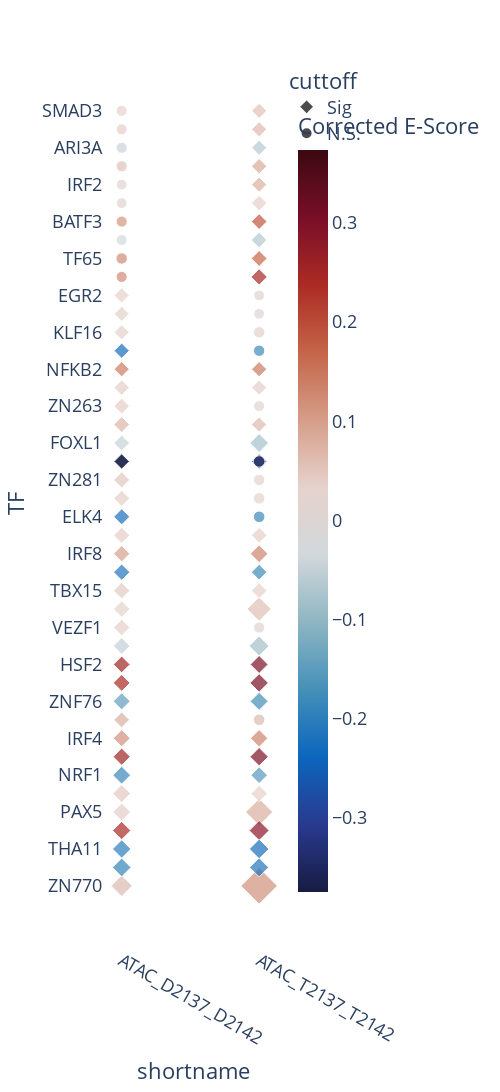

Write notebook code for a chart like this one.
### Code cell
plotthetwoIwant()

### Figure 1 — Plotly figure (JSON) as saved in the notebook; plotly's stock layout.template omitted (floating-point values rounded to 4 significant figures)
{"data": [{"hovertemplate": "cuttoff=Sig<br>shortname=%{x}<br>TF=%{y}<br>Corrected P-adj_transform=%{marker.size}<br>Corrected E-Score=%{marker.color}<extra></extra>", "legendgroup": "Sig", "marker": {"color": [0.04188, 0.04521, -0.1877, -0.1989, 0.2393, 0.03865, 0.04692, -0.18, 0.2521, 0.1164, 0.03703, -0.1443, 0.2415, 0.2532, -0.04957, 0.03621, 0.02584, 0.044, -0.212, 0.09646, 0.04001, -0.222, 0.03717, 0.04861, -0.3559, -0.04555, 0.07048, 0.04066, 0.04079, 0.142, -0.2267, 0.06025, 0.03142, -0.374, 0.03094, 0.03548, 0.09948, 0.07937, 0.08051, 0.05734, 0.2842, -0.08119, -0.2244, -0.2104, -0.07856, 0.3002, 0.2984, -0.1708, 0.2993, 0.1314, 0.1311, -0.1536, 0.03503, 0.2448, 0.1678, 0.03643, -0.06552, 0.03547, 0.188, -0.1773, -0.3278, 0.03844, 0.07796, 0.08522, 0.1448, 0.06429, 0.03732, -0.06124, 0.06582, 0.05635], "coloraxis": "coloraxis", "size": [256.6, 224.3, 180.6, 173.7, 171.4, 164.5, 164.5, 164.5, 153.0, 148.4, 148.4, 148.4, 146.1, 143.7, 143.7, 139.1, 139.1, 139.1, 136.8, 136.8, 134.5, 132.2, 132.2, 132.2, 129.9, 127.6, 127.6, 125.3, 123.0, 120.7, 120.7, 120.7, 118.4, 118.4, 118.4, 118.4, 691.8, 684.9, 378.6, 302.6, 205.9, 205.9, 196.7, 187.5, 182.9, 176.0, 173.7, 166.8, 164.5, 162.2, 157.6, 143.7, 139.1, 136.8, 129.9, 127.6, 127.6, 127.6, 127.6, 125.3, 123.0, 123.0, 120.7, 120.7, 120.7, 120.7, 118.4, 118.4, 118.4, 118.4], "sizemode": "area", "sizeref": 1.729, "symbol": "diamond"}, "mode": "markers", "name": "Sig", "orientation": "v", "showlegend": true, "type": "scatter", "x": ["ATAC_D2137_D2142", "ATAC_D2137_D2142", "ATAC_D2137_D2142", "ATAC_D2137_D2142", "ATAC_D2137_D2142", "ATAC_D2137_D2142", "ATAC_D2137_D2142", "ATAC_D2137_D2142", "ATAC_D2137_D2142", "ATAC_D2137_D2142", "ATAC_D2137_D2142", "ATAC_D2137_D2142", "ATAC_D2137_D2142", "ATAC_D2137_D2142", "ATAC_D2137_D2142", "ATAC_D2137_D2142", "ATAC_D2137_D2142", "ATAC_D2137_D2142", "ATAC_D2137_D2142", "ATAC_D2137_D2142", "ATAC_D2137_D2142", "ATAC_D2137_D2142", "ATAC_D2137_D2142", "ATAC_D2137_D2142", "ATAC_D2137_D2142", "ATAC_D2137_D2142", "ATAC_D2137_D2142", "ATAC_D2137_D2142", "ATAC_D2137_D2142", "ATAC_D2137_D2142", "ATAC_D2137_D2142", "ATAC_D2137_D2142", "ATAC_D2137_D2142", "ATAC_D2137_D2142", "ATAC_D2137_D2142", "ATAC_D2137_D2142", "ATAC_T2137_T2142", "ATAC_T2137_T2142", "ATAC_T2137_T2142", "ATAC_T2137_T2142", "ATAC_T2137_T2142", "ATAC_T2137_T2142", "ATAC_T2137_T2142", "ATAC_T2137_T2142", "ATAC_T2137_T2142", "ATAC_T2137_T2142", "ATAC_T2137_T2142", "ATAC_T2137_T2142", "ATAC_T2137_T2142", "ATAC_T2137_T2142", "ATAC_T2137_T2142", "ATAC_T2137_T2142", "ATAC_T2137_T2142", "ATAC_T2137_T2142", "ATAC_T2137_T2142", "ATAC_T2137_T2142", "ATAC_T2137_T2142", "ATAC_T2137_T2142", "ATAC_T2137_T2142", "ATAC_T2137_T2142", "ATAC_T2137_T2142", "ATAC_T2137_T2142", "ATAC_T2137_T2142", "ATAC_T2137_T2142", "ATAC_T2137_T2142", "ATAC_T2137_T2142", "ATAC_T2137_T2142", "ATAC_T2137_T2142", "ATAC_T2137_T2142", "ATAC_T2137_T2142"], "xaxis": "x", "y": ["ZN770", "ZN770", "ZN143", "THA11", "HSF1", "PAX5", "ZN467", "NRF1", "HSF4", "IRF4", "MAZ", "ZNF76", "HXB2", "HSF2", "CPEB1", "VEZF1", "ZN121", "TBX15", "GABPA", "IRF8", "WT1", "ELK4", "KLF15", "ZN281", "KAISO", "FOXL1", "BC11A", "ZN263", "ZN148", "NFKB2", "ETV1", "MAZ", "KLF16", "KAISO", "ZBT17", "EGR2", "ZN770", "ZN770", "PAX5", "ZN121", "HSF1", "CPEB1", "THA11", "ZN143", "FOXL1", "HXB2", "HSF4", "ZNF76", "HSF2", "IRF8", "IRF4", "NRF1", "ZN467", "BATF", "TF65", "WT1", "FOXJ3", "TBX15", "BATF3", "GABPA", "KAISO", "SP1", "IRF2", "ZN219", "NFKB2", "BC11A", "ZN148", "ARI3A", "STAT2", "SMAD3"], "yaxis": "y"}, {"hovertemplate": "cuttoff=N.S.<br>shortname=%{x}<br>TF=%{y}<br>Corrected P-adj_transform=%{marker.size}<br>Corrected E-Score=%{marker.color}<extra></extra>", "legendgroup": "N.S.", "marker": {"color": [0.1216, 0.11, -0.04104, 0.1241, 0.0532, 0.03275, 0.03772, -0.0245, 0.02072, 0.01075, -0.1801, -0.3512, 0.02366, 0.02643, 0.02838, 0.04798, 0.03361, -0.1776, 0.01799, 0.02003, 0.007195, 0.000949], "coloraxis": "coloraxis", "size": [113.8, 106.9, 106.9, 106.9, 106.9, 104.6, 104.6, 102.3, 100, 100, 116.1, 116.1, 116.1, 116.1, 113.8, 113.8, 113.8, 111.5, 106.9, 104.6, 100, 100], "sizemode": "area", "sizeref": 1.729, "symbol": "circle"}, "mode": "markers", "name": "N.S.", "orientation": "v", "showlegend": true, "type": "scatter", "x": ["ATAC_D2137_D2142", "ATAC_D2137_D2142", "ATAC_D2137_D2142", "ATAC_D2137_D2142", "ATAC_D2137_D2142", "ATAC_D2137_D2142", "ATAC_D2137_D2142", "ATAC_D2137_D2142", "ATAC_D2137_D2142", "ATAC_D2137_D2142", "ATAC_T2137_T2142", "ATAC_T2137_T2142", "ATAC_T2137_T2142", "ATAC_T2137_T2142", "ATAC_T2137_T2142", "ATAC_T2137_T2142", "ATAC_T2137_T2142", "ATAC_T2137_T2142", "ATAC_T2137_T2142", "ATAC_T2137_T2142", "ATAC_T2137_T2142", "ATAC_T2137_T2142"], "xaxis": "x", "y": ["TF65", "BATF3", "ARI3A", "BATF", "ZN219", "SMAD3", "STAT2", "FOXJ3", "IRF2", "SP1", "ELK4", "KAISO", "MAZ", "KLF15", "KLF16", "MAZ", "ZN281", "ETV1", "VEZF1", "ZN263", "EGR2", "ZBT17"], "yaxis": "y"}], "layout": {"coloraxis": {"cmid": 0, "colorbar": {"len": 0.9, "title": {"text": "Corrected E-Score"}}, "colorscale": [[0, "rgb(23, 28, 66)"], [0.09091, "rgb(41, 58, 143)"], [0.1818, "rgb(11, 102, 189)"], [0.2727, "rgb(69, 144, 185)"], [0.3636, "rgb(142, 181, 194)"], [0.4545, "rgb(210, 216, 219)"], [0.5455, "rgb(230, 210, 204)"], [0.6364, "rgb(213, 157, 137)"], [0.7273, "rgb(196, 101, 72)"], [0.8182, "rgb(172, 43, 36)"], [0.9091, "rgb(120, 14, 40)"], [1, "rgb(60, 9, 17)"]]}, "font": {"size": 18}, "height": 1500, "legend": {"itemsizing": "constant", "title": {"text": "cuttoff"}, "tracegroupgap": 0}, "margin": {"t": 60}, "plot_bgcolor": "rgba(0,0,0,0)", "width": 500, "xaxis": {"anchor": "y", "categoryarray": ["ATAC_D2137_D2142", "ATAC_T2137_T2142", "PRO_D2137_D2142", "PRO_T2137_T2142", "ATAC_D2137_T2137", "ATAC_D2142_T2142", "PRO_D2137_T2137", "PRO_D2142_T2142"], "categoryorder": "array", "domain": [0, 1], "showgrid": false, "title": {"text": "shortname"}, "zeroline": false}, "yaxis": {"anchor": "x", "domain": [0, 1], "showgrid": false, "title": {"text": "TF"}, "zeroline": false}}}
